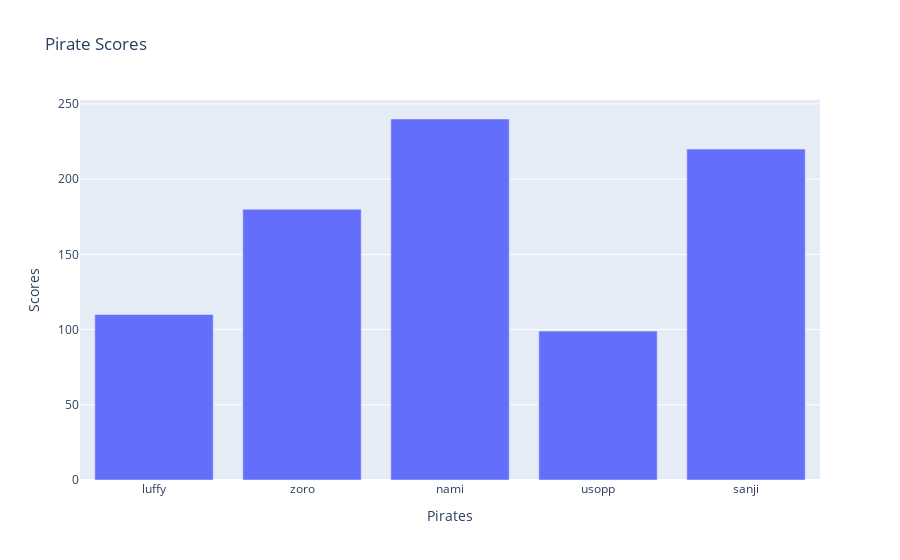

Write notebook code for a chart like this one.
### Code cell
# Update layout to include titles

graph.update_layout(
    title='Pirate Scores',
    xaxis_title='Pirates',
    yaxis_title='Scores'
)

graph.show()

### Figure 1 — Plotly figure (JSON) as saved in the notebook; plotly's stock layout.template omitted (floating-point values rounded to 4 significant figures)
{"data": [{"type": "bar", "x": ["luffy", "zoro", "nami", "usopp", "sanji"], "y": [110, 180, 240, 99, 220]}], "layout": {"title": {"text": "Pirate Scores"}, "xaxis": {"title": {"text": "Pirates"}}, "yaxis": {"title": {"text": "Scores"}}}}
